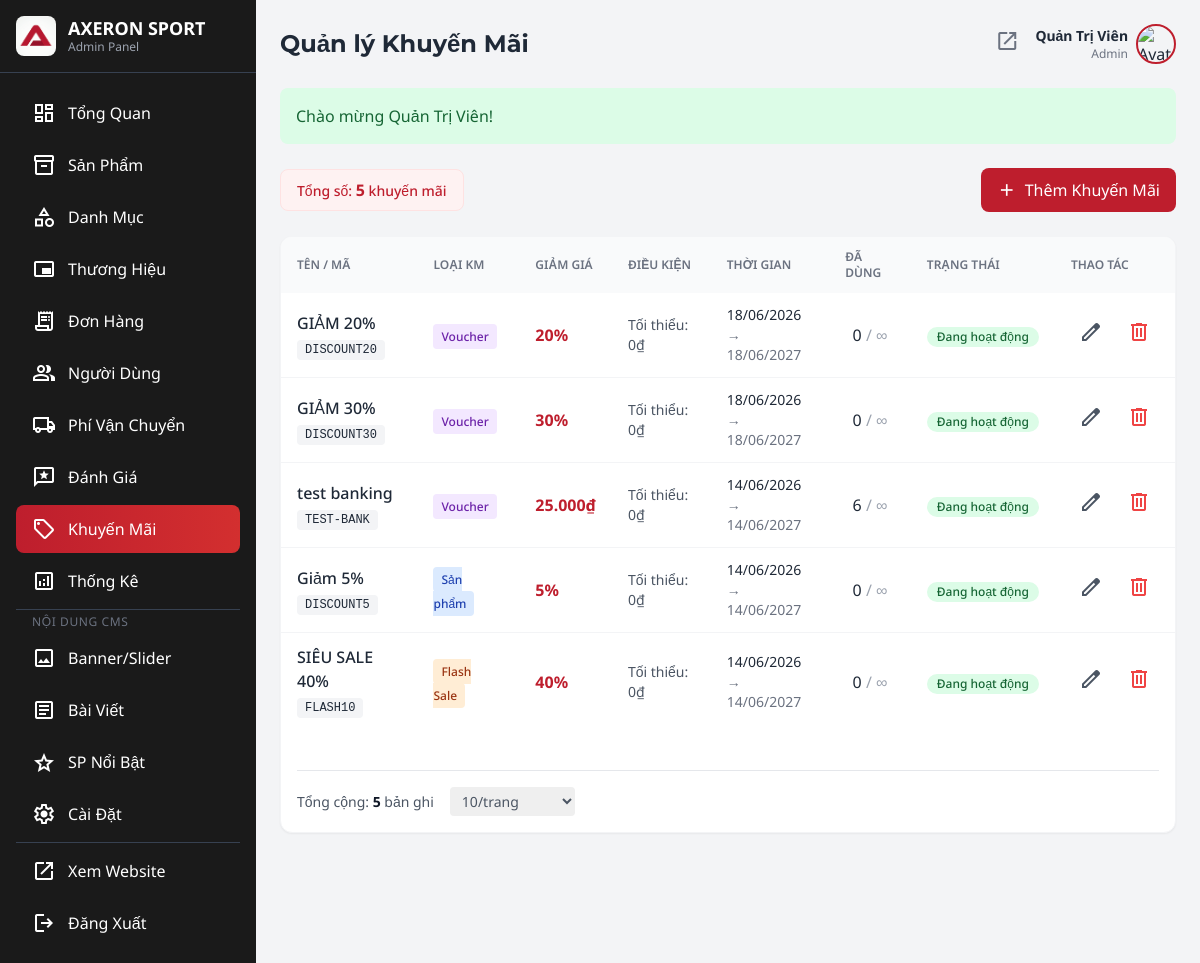
/admin/admin.php?action=promotions (signed in), run on the app's committed database.
### tables this page shows
CREATE TABLE `promotions` (
  `promo_id` int(10) UNSIGNED NOT NULL,
  `promo_code` varchar(50) NOT NULL,
  `promo_name` varchar(150) NOT NULL,
  `description` text DEFAULT NULL,
  `type` enum('voucher','product','category','flashsale') NOT NULL DEFAULT 'voucher',
  `discount_type` enum('percent','fixed') NOT NULL DEFAULT 'percent' COMMENT 'percent=%, fixed=so tien co dinh',
  `discount_value` decimal(12,2) NOT NULL COMMENT 'Gia tri giam gia',
  `min_order_value` decimal(12,2) NOT NULL DEFAULT 0.00 COMMENT 'Gia tri don toi thieu de ap dung',
  `max_discount` decimal(12,2) DEFAULT NULL COMMENT 'Giam toi da (dung khi type=percent)',
  `usage_limit` int(10) UNSIGNED DEFAULT NULL COMMENT 'NULL = khong gioi han',
  `used_count` int(10) UNSIGNED NOT NULL DEFAULT 0,
  `start_date` datetime NOT NULL,
  `end_date` datetime NOT NULL,
  `is_active` tinyint(1) NOT NULL DEFAULT 1,
  `created_at` datetime NOT NULL DEFAULT current_timestamp(),
  `updated_at` datetime NOT NULL DEFAULT current_timestamp() ON UPDATE current_timestamp()
);

### config/database.php (called while the page is built, shortened)
<?php
class Database {
    private static $instance = null;
    private $connection;
    private function __construct() {
        try {
            $this->connection = new mysqli('p:' . DB_HOST, DB_USER, DB_PASS, DB_NAME, DB_PORT);
            $this->connection->set_charset('utf8mb4');
            $this->connection->query("SET NAMES 'utf8mb4' COLLATE 'utf8mb4_unicode_ci'");
        } catch (mysqli_sql_exception $e) {
            error_log("Database Connection Error: " . $e->getMessage());
            if (php_sapi_name() === 'cli' || !headers_sent()) {
                header('Content-Type: application/json');
                echo json_encode(['success' => false, 'message' => 'Không thể kết nối database. Vui lòng thử lại sau.']);
            }
            exit;
        }
    }
    public static function getInstance() {
        if (self::$instance === null) {
            self::$instance = new self();
        }
        return self::$instance;
    }
    public function query($sql, $params = []) {
        $stmt = $this->connection->prepare($sql);
        if (!empty($params)) {
            $types = str_repeat('s', count($params));
            $stmt->bind_param($types, ...$params);
        }
        $stmt->execute();
        return $stmt;
    }
    public function select($sql, $params = []) {
        $stmt = $this->query($sql, $params);
        $result = $stmt->get_result();
        $data = [];
        while ($row = $result->fetch_assoc()) {
            $data[] = $row;
        }
        return $data;
    }
    public function selectOne($sql, $params = []) {
        $stmt = $this->query($sql, $params);
        $result = $stmt->get_result();
        $data = $result->fetch_assoc();
        return $data;
    }
}
function db() {
    return Database::getInstance();
}
function formatPrice($price) {
    return number_format($price, 0, ',', '.') . '₫';
}

### admin/admin-promotions.php (the view, shortened to what this page needs)
<?php
$limit = (int)($_GET['limit'] ?? 10);
$currentPage = (int)($_GET['page'] ?? 1);
$offset = ($currentPage - 1) * $limit;
$totalRecordsQuery = "SELECT COUNT(*) as count FROM promotions";
$totalRecords = $db->selectOne($totalRecordsQuery)['count'] ?? 0;
$promotions = $db->select("
    SELECT * FROM promotions
    ORDER BY is_active DESC, created_at DESC
    LIMIT $limit OFFSET $offset
");
?>
<div class="mb-6 flex justify-between items-center">
    <div class="px-4 py-2 bg-red-50 border border-red-100 rounded-lg text-sm font-medium text-axeron-red whitespace-nowrap">
        Tổng số: <strong class="text-base"><?= number_format($totalRecords) ?></strong> khuyến mãi
    </div>
    <a href="javascript:void(0)" onclick="openPromotionModal()"
       class="px-4 py-2 bg-axeron-red text-white rounded-lg hover:bg-red-700 transition-colors inline-flex items-center gap-2">
        <span class="material-symbols-outlined text-xl">add</span>
        Thêm Khuyến Mãi
    </a>
</div>
<div class="bg-white rounded-xl shadow-sm border border-gray-100 overflow-hidden">
    <div class="overflow-x-auto">
        <table class="w-full">
            <thead class="bg-gray-50">
                <tr>
                    <th class="px-4 py-3 text-left text-xs font-semibold text-gray-500 uppercase">Tên / Mã</th>
                    <th class="px-4 py-3 text-left text-xs font-semibold text-gray-500 uppercase">Loại KM</th>
                    <th class="px-4 py-3 text-left text-xs font-semibold text-gray-500 uppercase">Giảm giá</th>
                    <th class="px-4 py-3 text-left text-xs font-semibold text-gray-500 uppercase">Điều kiện</th>
                    <th class="px-4 py-3 text-left text-xs font-semibold text-gray-500 uppercase">Thời gian</th>
                    <th class="px-4 py-3 text-left text-xs font-semibold text-gray-500 uppercase">Đã dùng</th>
                    <th class="px-4 py-3 text-left text-xs font-semibold text-gray-500 uppercase">Trạng thái</th>
                    <th class="px-4 py-3 text-left text-xs font-semibold text-gray-500 uppercase">Thao tác</th>
                </tr>
            </thead>
            <tbody class="divide-y divide-gray-100">
                <?php foreach ($promotions as $promo): ?>
                <?php
                    $now = time();
                    $start = strtotime($promo['start_date']);
                    $end = strtotime($promo['end_date']);
                    $isExpired = $now > $end;
                    $isUpcoming = $now < $start;
                    $typeLabels = [
                        'voucher' => ['Voucher', 'bg-purple-100 text-purple-800'],
                        'product' => ['Sản phẩm', 'bg-blue-100 text-blue-800'],
                        'category' => ['Danh mục', 'bg-teal-100 text-teal-800'],
                        'flashsale' => ['Flash Sale', 'bg-orange-100 text-orange-800']
                    ];
                    $t = $typeLabels[$promo['type']] ?? ['Khác', 'bg-gray-100 text-gray-800'];
                ?>
                <tr class="hover:bg-gray-50">
                    <td class="px-4 py-3">
                        <div class="font-medium text-gray-800"><?= htmlspecialchars($promo['promo_name']) ?></div>
                        <?php if ($promo['promo_code']): ?>
                            <code class="bg-gray-100 px-2 py-0.5 rounded font-mono text-xs mt-1 inline-block"><?= htmlspecialchars($promo['promo_code']) ?></code>
                        <?php endif; ?>
                    </td>
                    <td class="px-4 py-3">
                        <span class="px-2 py-1 rounded text-xs font-medium <?= $t[1] ?>"><?= $t[0] ?></span>
                    </td>
                    <td class="px-4 py-3">
                        <?php if ($promo['discount_type'] === 'percent'): ?>
                        <span class="text-axeron-red font-bold"><?= (float)$promo['discount_value'] ?>%</span>
                        <?php else: ?>
                        <span class="text-axeron-red font-bold"><?= formatPrice($promo['discount_value']) ?></span>
                        <?php endif; ?>
                    </td>
                    <td class="px-4 py-3 text-sm text-gray-600">
                        Tối thiểu: <?= formatPrice($promo['min_order_value']) ?>
                    </td>
                    <td class="px-4 py-3 text-sm">
                        <div><?= date('d/m/Y', $start) ?></div>
                        <div class="text-gray-500">→ <?= date('d/m/Y', $end) ?></div>
                    </td>
                    <td class="px-4 py-3 text-center">
                        <?= $promo['used_count'] ?>
                        <?php if ($promo['usage_limit']): ?>
                        <span class="text-gray-400">/ <?= $promo['usage_limit'] ?></span>
                        <?php else: ?>
                        <span class="text-gray-400">/ ∞</span>
                        <?php endif; ?>
                    </td>
                    <td class="px-4 py-3">
                        <?php if ($isExpired): ?>
                        <span class="px-2.5 py-0.5 bg-gray-100 text-gray-600 rounded-full text-xs font-medium inline-block whitespace-nowrap">Hết hạn</span>
                        <?php elseif ($isUpcoming): ?>
                        <span class="px-2.5 py-0.5 bg-blue-100 text-blue-800 rounded-full text-xs font-medium inline-block whitespace-nowrap">Sắp diễn ra</span>
                        <?php elseif (!$promo['is_active']): ?>
                        <span class="px-2.5 py-0.5 bg-red-100 text-red-800 rounded-full text-xs font-medium inline-block whitespace-nowrap">Tạm ngưng</span>
                        <?php else: ?>
                        <span class="px-2.5 py-0.5 bg-green-100 text-green-800 rounded-full text-xs font-medium inline-block whitespace-nowrap">Đang hoạt động</span>
                        <?php endif; ?>
                    </td>
                    <td class="px-4 py-3">
                        <div class="flex gap-2">
                            <a href="javascript:void(0)" onclick="openPromotionModal(<?= $promo['promo_id'] ?>)"
                               class="p-2 hover:bg-gray-100 rounded-lg transition-colors">
                                <span class="material-symbols-outlined text-gray-600">edit</span>
                            </a>
                            <button type="button" onclick="deletePromotion(<?= $promo['promo_id'] ?>)" class="p-2 hover:bg-red-50 rounded-lg">
                                <span class="material-symbols-outlined text-red-500">delete</span>
                            </button>
                        </div>
                    </td>
                </tr>
                <?php endforeach; ?>
            </tbody>
        </table>
    </div>
    <div class="p-4">
        <?php include __DIR__ . '/includes/pagination.php'; ?>
    </div>
</div>

### admin/admin.php (style rules this page uses)
body { font-family: 'Noto Sans', sans-serif; }
.material-symbols-outlined { font-variation-settings: 'FILL' 0, 'wght' 400, 'GRAD' 0, 'opsz' 24; }

### data on the page
promotions: promo_name "GIẢM 20%", promo_code "DISCOUNT20", type "Voucher", discount_value "20", min_order_value "0₫", start_date "18/06/2026", end_date "18/06/2027", used_count "0", is_active "Đang hoạt động"
promotions: promo_name "GIẢM 30%", promo_code "DISCOUNT30", type "Voucher", discount_value "30", min_order_value "0₫", start_date "18/06/2026", end_date "18/06/2027", used_count "0", is_active "Đang hoạt động"
promotions: promo_name "test banking", promo_code "TEST-BANK", type "Voucher", discount_value "25.000₫", min_order_value "0₫", start_date "14/06/2026", end_date "14/06/2027", used_count "6", is_active "Đang hoạt động"
promotions: promo_name "Giảm 5%", promo_code "DISCOUNT5", type "Sản phẩm", discount_value "5", min_order_value "0₫", start_date "14/06/2026", end_date "14/06/2027", used_count "0", is_active "Đang hoạt động"
promotions: promo_name "SIÊU SALE 40%", promo_code "FLASH10", type "Flash Sale", discount_value "40", min_order_value "0₫", start_date "14/06/2026", end_date "14/06/2027", used_count "0", is_active "Đang hoạt động"

### other printed values
$adminSettings['site_name'] "AXERON SPORT"
$displayTitle "Quản lý Khuyến Mãi"
$currentUser['full_name'] "Quản Trị Viên"
$flash['message'] "Chào mừng Quản Trị Viên!"
$totalRecords "5"
form field limit "10/trang"
